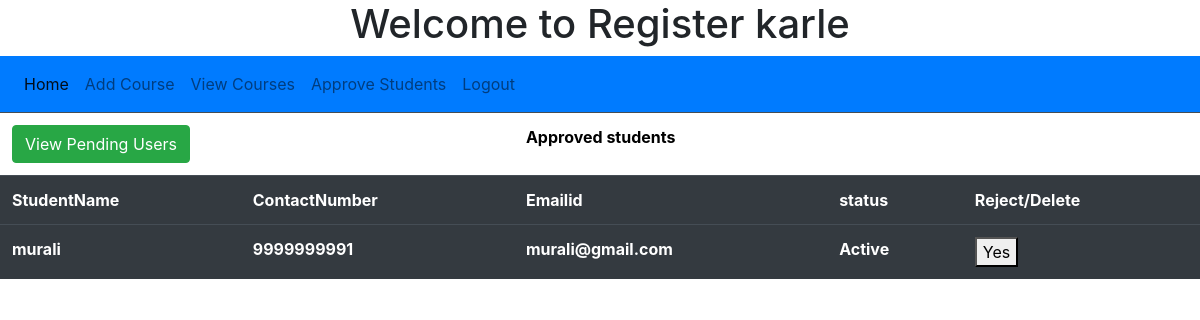
The page /View_approve_users/ on the database its author committed.
### app6/models.py (models this page shows)
class StudentModel(models.Model):
    idno = models.AutoField(primary_key=True)
    name = models.CharField(max_length=50)
    contactnumber = models.IntegerField(unique=True)
    emailid = models.CharField(unique=True,max_length=100)
    password = models.CharField(max_length=50)
    status = models.CharField(max_length=50,default="pending")

### app6/views.py (the view)
# urls.py: path('View_approve_users/',views.ViewApproveUsers.as_view(),name="View_approve_users"),
class ViewApproveUsers(ListView):
    template_name = "viewapprovedstudents.html"
    model = StudentModel
    fields = "__all__"

### templates/viewapprovedstudents.html (shortened to what this page needs)
{% extends 'adminmainmenu.html' %}
{% block commom %}
 <table class="table table-dark">
    <tr>
        <form action="{% url 'approve_students' %}">
                <th style="text-align: left;color: black;background-color: white" colspan="2"><button type="submit" class="btn btn-success">View Pending Users</button></th>
            </form>
        <th colspan="5" style="text-align: left;color: black;background-color: white">Approved students</th></tr>
        <tr>
            <th>StudentName</th>
            <th>ContactNumber</th>
            <th>Emailid</th>
            <th>status</th>
            <th>Reject/Delete</th>
        </tr>
    {% for x in object_list %}
        {% if x.status == "Active" %}
        <tr>
        <th>{{ x.name }}</th>
            <th>{{ x.contactnumber }}</th>
            <th>{{ x.emailid }}</th>
            <th>{{ x.status }}</th>
            <form action="{% url 'Reject' %}" method="get">
                <th><button type="submit">Yes</button></th>
            </form>
{% endif %}
        </tr>
    {% endfor %}
    </table>
{% endblock %}

### rows shown on the page
StudentModel: name "murali", contactnumber "9999999991", emailid "murali@gmail.com", status "Active"
